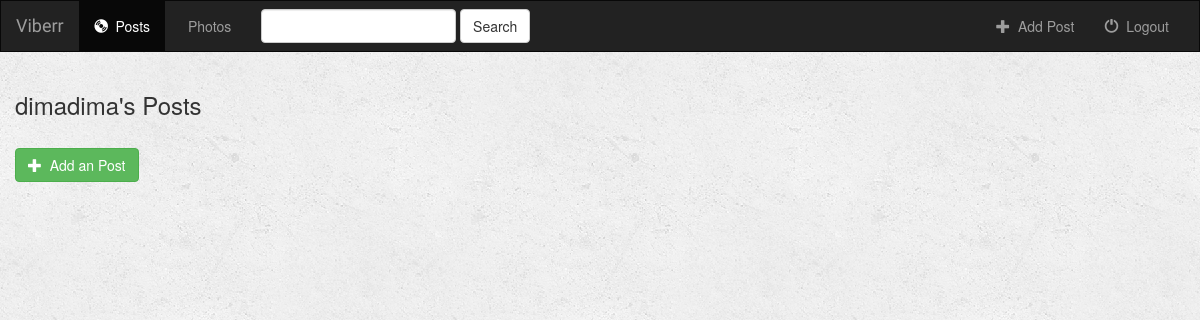
Page /whayp/ (signed in) on the earlier database version.
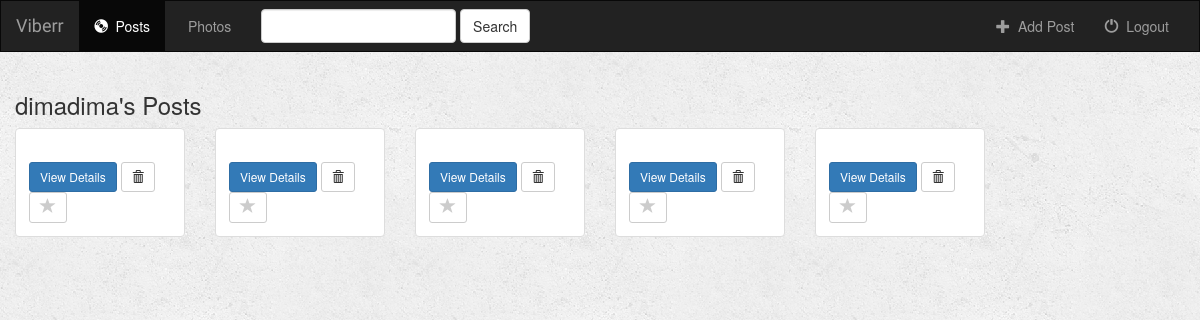
Same page on the later database version.
### whayp/models.py (models this page shows, shortened)
class Post(models.Model):
    user = models.ForeignKey(User, default=1)
    description = models.CharField(max_length=250)
    date = models.DateTimeField(default=datetime.datetime.now().strftime("%Y-%m-%d %H:%M"))
    is_favorite = models.BooleanField(default=False)

### whayp/views.py (the view)
def index(request):
    if not request.user.is_authenticated():
        return render(request, 'whayp/login.html')
    else:
        posts = Post.objects.filter(user=request.user)
        photo_results = Photo.objects.all()
        query = request.GET.get("q")
        if query:
            posts = posts.filter(
                Q(post_title__icontains=query) |
                Q(artist__icontains=query)
            ).distinct()
            photo_results = photo_results.filter(
                Q(photo_title__icontains=query)
            ).distinct()
            return render(request, 'whayp/index.html', {
                'posts': posts,
                'photos': photo_results,
            })
        else:
            return render(request, 'whayp/index.html', {'posts': posts})

### whayp/templates/whayp/index.html (shortened to what this page needs)
{% extends 'whayp/base.html' %}
{% block posts_active %}active{% endblock %}
{% block body %}
<div class="posts-container container-fluid">
    <div class="row">
        <div class="col-sm-12">
            <h3>{{ user.username }}'s Posts</h3>
        </div>
        {% if posts %}
            {% for post in posts %}
                <div class="col-sm-4 col-lg-2">
                    <div class="thumbnail">
                        <div class="caption">
                            <a href="{% url 'whayp:detail' post.id %}" class="btn btn-primary btn-sm" role="button">View Details</a>
                            <form action="{% url 'whayp:delete_post' post.id %}" method="post" style="display: inline;">
                                <button type="submit" class="btn btn-default btn-sm">
                                    <span class="glyphicon glyphicon-trash"></span>
                                </button>
                            </form>
                            <a href="{% url 'whayp:favorite_post' post.id %}" class="btn btn-default btn-sm btn-favorite" role="button">
                                <span class="glyphicon glyphicon-star {% if post.is_favorite %}active{% endif %}"></span>
                            </a>
                        </div>
                    </div>
                </div>
            {% endfor %}
        {% else %}
            <div class="col-sm-12">
                <br>
                <a href="{% url 'whayp:create_post' %}">
                    <button type="button" class="btn btn-success">
                        <span class="glyphicon glyphicon-plus"></span>&nbsp; Add an Post
                    </button>
                </a>
            </div>
        {% endif %}
    </div>
</div>
{% endblock %}

### whayp/templates/whayp/base.html (shortened to what this page needs)
<!DOCTYPE html>
<html lang="en">
<head>
    {% load staticfiles %}
    <link rel="stylesheet" href="https://maxcdn.bootstrapcdn.com/bootstrap/3.3.6/css/bootstrap.min.css">
    <link rel="stylesheet" type="text/css" href="{% static 'whayp/style.css' %}"/>
</head>
<body>
<nav class="navbar navbar-inverse">
    <div class="container-fluid">
        <div class="navbar-header">
            <a class="navbar-brand" href="{% url 'whayp:index' %}">Viberr</a>
        </div>
        <div class="collapse navbar-collapse" id="topNavBar">
            <ul class="nav navbar-nav">
                <li class="{% block posts_active %}{% endblock %}"><a href="{% url 'whayp:index' %}"><span class="glyphicon glyphicon-cd" aria-hidden="true"></span>&nbsp; Posts</a></li>
                <li class="{% block photos_active %}{% endblock %}"><a href="{% url 'whayp:photos' 'all' %}">&nbsp; Photos</a></li>
            </ul>
            <form class="navbar-form navbar-left" role="search" method="get" action="{% url 'whayp:index' %}">
                <div class="form-group">
                    <input type="text" class="form-control" name="q" value="{{ request.GET.q }}">
                </div>
                <button type="submit" class="btn btn-default">Search</button>
            </form>
            <ul class="nav navbar-nav navbar-right">
                <li>
                    <a href="{% url 'whayp:create_post' %}">
                        <span class="glyphicon glyphicon-plus" aria-hidden="true"></span>&nbsp; Add Post
                    </a>
                </li>
                <li>
                    <a href="{% url 'whayp:logout_user' %}">
                        <span class="glyphicon glyphicon-off" aria-hidden="true"></span>&nbsp; Logout
                    </a>
                </li>
            </ul>
        </div>
    </div>
</nav>
{% block body %}
{% endblock %}
</body>
</html>

### whayp/static/whayp/style.css (style rules this page uses)
body { background: white url("images/background.png"); }
.navbar { border-radius: 0; }
.navbar-brand { font-family: 'Satisfy', cursive; }
.glyphicon-star { color: #CCCCCC; font-size: 16px; }

Differences in the rows shown:
added Post: is_favorite False (drawn)
added Post: is_favorite False (drawn)
added Post: is_favorite False (drawn)
added Post: is_favorite False (drawn)
added Post: is_favorite False (drawn)
Other differences:
text no longer shown: "Add an Post"
